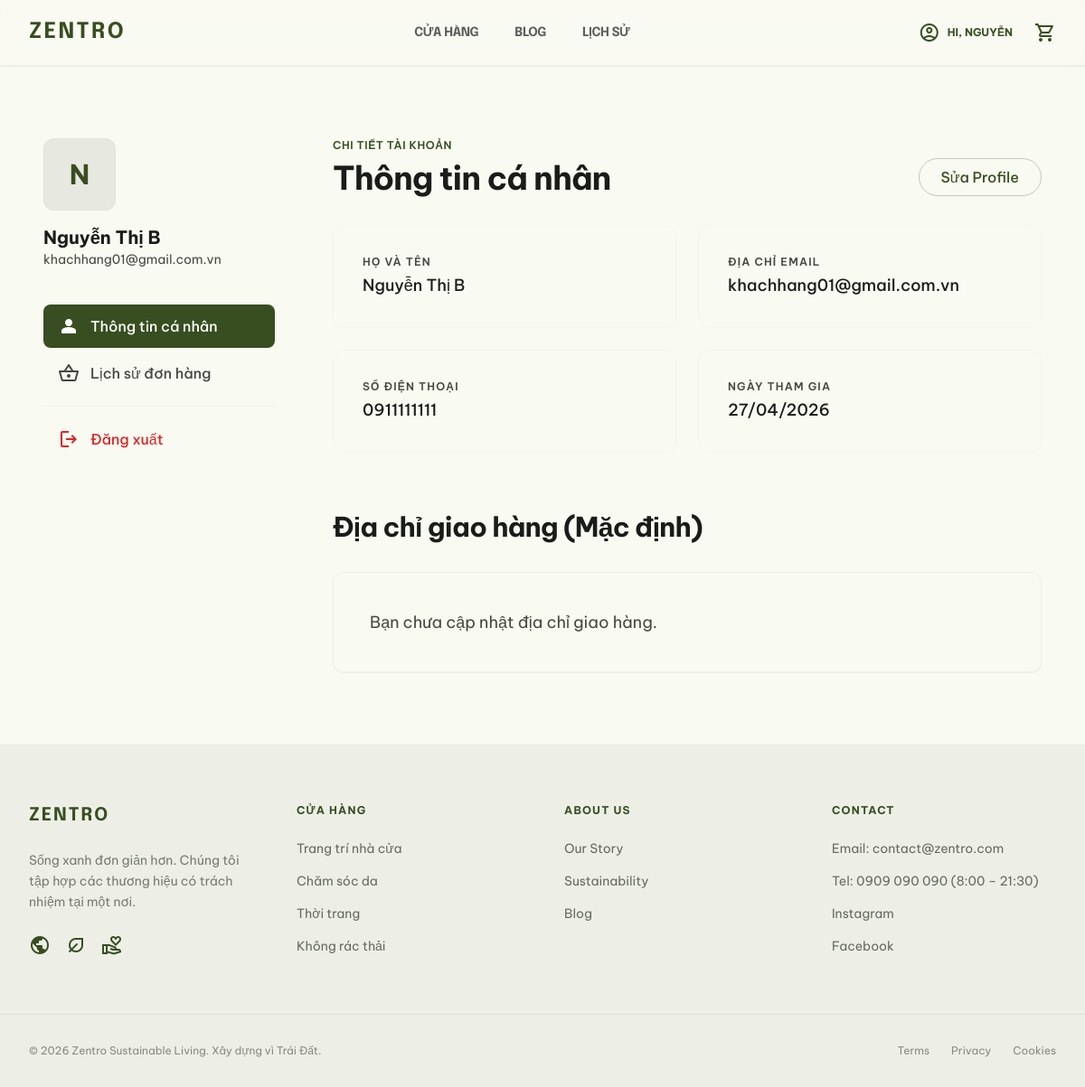
Page /index.php?url=profile (signed in) on the committed database.
### tables this page shows
CREATE TABLE `nguoidung` (
  `MaNguoiDung` varchar(20) NOT NULL,
  `HoTen` varchar(100) NOT NULL,
  `Email` varchar(100) NOT NULL,
  `MatKhau` varchar(255) NOT NULL,
  `SoDienThoai` varchar(15) DEFAULT NULL,
  `MaQuyen` varchar(20) DEFAULT NULL,
  `NgayTao` datetime DEFAULT current_timestamp()
);

### app/controllers/ProfileController.php (called while the page is built, shortened)
<?php
class ProfileController extends Controller
{
    public function index()
    {
        $userModel = $this->model('UserModel');
        $this->view('profile/index', [
            'user' => $userModel->getUserInfo($_SESSION['user_id']),
            'success' => $_SESSION['success'] ?? '',
            'error' => $_SESSION['error'] ?? '',
        ]);
    }
}

### index.php (called while the page is built, shortened)
<?php
require_once __DIR__ . '/core/Database.php';
require_once __DIR__ . '/core/Model.php';
$router = new Router();
$router->dispatch();

### core/Model.php (called while the page is built, shortened)
<?php
class Model
{
    public function __construct()
    {
        $database = new Database();
        $this->db = $database->connect();
    }
}

### core/Database.php (called while the page is built, shortened)
<?php
class Database
{
    private $host = DB_HOST;
    private $port = DB_PORT;
    private $dbname = DB_NAME;
    private $username = DB_USER;
    private $password = DB_PASS;
    private $conn;
    public function connect()
    {
        if ($this->conn == null) {
            try {
                $dsn = "mysql:host={$this->host};port={$this->port};dbname={$this->dbname};charset=utf8mb4";
                $this->conn = new PDO($dsn, $this->username, $this->password);
                $this->conn->setAttribute(PDO::ATTR_ERRMODE, PDO::ERRMODE_EXCEPTION);
                $this->conn->setAttribute(PDO::ATTR_DEFAULT_FETCH_MODE, PDO::FETCH_ASSOC);
            } catch (PDOException $e) {
                die("Kết nối database thất bại: " . $e->getMessage());
            }
        }
        return $this->conn;
    }
}

### app/models/UserModel.php (called while the page is built, shortened)
<?php
class UserModel extends Model {
    public function getUserInfo($id) {
        $sql = "SELECT n.*, d.SoNha_Duong, d.PhuongXa, d.QuanHuyen, d.TinhThanh
                FROM nguoidung n
                LEFT JOIN diachi d ON n.MaNguoiDung = d.MaNguoiDung AND d.MacDinh = 1
                WHERE n.MaNguoiDung = ?";
        $stmt = $this->db->prepare($sql);
        $stmt->execute([$id]);
        return $stmt->fetch(PDO::FETCH_ASSOC);
    }
}

### app/views/profile/index.php (the view, shortened to what this page needs)
<?php include __DIR__ . '/../layouts/header.php'; ?>
<?php
$base = defined('BASE_URL') ? BASE_URL : 'index.php';
$u = $user ?? ($data['user'] ?? []);
$diaChiDayDu = 'Bạn chưa cập nhật địa chỉ giao hàng.';
?>
<main class="max-w-7xl mx-auto px-6 md:px-12 py-12 md:py-20">
  <div class="flex flex-col md:flex-row gap-16">
    <aside class="w-full md:w-64 flex flex-col gap-2">
      <div class="mb-8">
        <div class="w-20 h-20 rounded-xl overflow-hidden mb-4 bg-surface-container-high border border-outline-variant/20 flex items-center justify-center">
            <span class="text-3xl font-bold text-primary uppercase">
                <?php echo mb_substr($u['HoTen'] ?? 'U', 0, 1, "UTF-8"); ?>
            </span>
        </div>
        <h2 class="text-xl font-bold text-on-surface"><?php echo htmlspecialchars($u['HoTen'] ?? 'Khách hàng'); ?></h2>
        <p class="text-on-surface-variant text-sm truncate"><?php echo htmlspecialchars($u['Email'] ?? ''); ?></p>
      </div>
      <nav class="flex flex-col gap-1">
        <a class="flex items-center gap-3 px-4 py-3 rounded-lg bg-primary text-on-primary" href="<?php echo $base; ?>?url=profile">
          <span class="material-symbols-outlined" style="font-variation-settings: 'FILL' 1;">person</span>
          <span class="font-medium">Thông tin cá nhân</span>
        </a>
        <a class="flex items-center gap-3 px-4 py-3 rounded-lg text-on-surface-variant hover:bg-surface-container transition-colors" href="<?php echo $base; ?>?url=order/history">
          <span class="material-symbols-outlined">shopping_basket</span>
          <span class="font-medium">Lịch sử đơn hàng</span>
        </a>
        <hr class="my-2 border-outline-variant/20">
        <a class="flex items-center gap-3 px-4 py-3 rounded-lg text-red-600 hover:bg-red-50 transition-colors"
          href="index.php?url=logout"> <span class="material-symbols-outlined">logout</span>
          <span class="font-medium">Đăng xuất</span>
        </a>
      </nav>
    </aside>
    <section class="flex-1 space-y-16">
      <div class="space-y-8">
        <div class="flex justify-between items-end">
          <div>
            <span class="text-primary font-semibold tracking-wider text-xs uppercase mb-2 block">Chi tiết tài khoản</span>
            <h1 class="text-4xl font-bold text-on-surface tracking-tight">Thông tin cá nhân</h1>
          </div>
          <a href="<?php echo $base; ?>?url=profile/edit" class="px-6 py-2 rounded-full border border-outline-variant text-primary font-medium hover:bg-surface-container transition-colors">
            Sửa Profile
          </a>
        </div>
        <div class="grid grid-cols-1 md:grid-cols-2 gap-6">
          <div class="p-8 rounded-xl bg-surface-container-lowest border border-outline-variant/10">
            <label class="text-on-surface-variant text-xs font-semibold uppercase tracking-widest block mb-1">Họ và Tên</label>
            <p class="text-lg font-medium text-on-surface"><?php echo htmlspecialchars($u['HoTen'] ?? 'Chưa cập nhật'); ?></p>
          </div>
          <div class="p-8 rounded-xl bg-surface-container-lowest border border-outline-variant/10">
            <label class="text-on-surface-variant text-xs font-semibold uppercase tracking-widest block mb-1">Địa chỉ email</label>
            <p class="text-lg font-medium text-on-surface"><?php echo htmlspecialchars($u['Email'] ?? 'Chưa cập nhật'); ?></p>
          </div>
          <div class="p-8 rounded-xl bg-surface-container-lowest border border-outline-variant/10">
            <label class="text-on-surface-variant text-xs font-semibold uppercase tracking-widest block mb-1">Số điện thoại</label>
            <p class="text-lg font-medium text-on-surface"><?php echo htmlspecialchars(!empty($u['SoDienThoai']) ? $u['SoDienThoai'] : 'Chưa cập nhật'); ?></p>
          </div>
          <div class="p-8 rounded-xl bg-surface-container-lowest border border-outline-variant/10">
            <label class="text-on-surface-variant text-xs font-semibold uppercase tracking-widest block mb-1">Ngày tham gia</label>
            <p class="text-lg font-medium text-on-surface"><?php echo date('d/m/Y', strtotime($u['NgayTao'])); ?></p>
          </div>
        </div>
      </div>
      <div class="space-y-8">
        <h2 class="text-3xl font-bold text-on-surface tracking-tight">Địa chỉ giao hàng (Mặc định)</h2>
        <div class="grid grid-cols-1 gap-8">
          <div class="p-10 rounded-xl bg-surface-container-lowest border border-outline-variant/20 shadow-sm">
            <address class="not-italic text-lg text-on-surface-variant leading-relaxed">
                <?php echo htmlspecialchars($diaChiDayDu); ?>
            </address>
          </div>
        </div>
      </div>
    </section>
  </div>
</main>
<?php include __DIR__ . '/../layouts/footer.php'; ?>

### app/views/layouts/header.php (style rules this page uses)
.material-symbols-outlined { font-variation-settings: 'FILL' 0, 'wght' 400, 'GRAD' 0, 'opsz' 24; }

### rows in the picture
nguoidung: HoTen "N", HoTen "Nguyễn Thị B", Email "khachhang01@gmail.com.vn", SoDienThoai "0911111111", NgayTao "27/04/2026"

### other values in the picture
$item['label'] "CỬA HÀNG"
$item['label'] "BLOG"
$item['label'] "LỊCH SỬ"
explode(' ', $_SESSION['user_name'] ?? 'User')[0] "NGUYỄN"
$diaChiDayDu "Bạn chưa cập nhật địa chỉ giao hàng."
